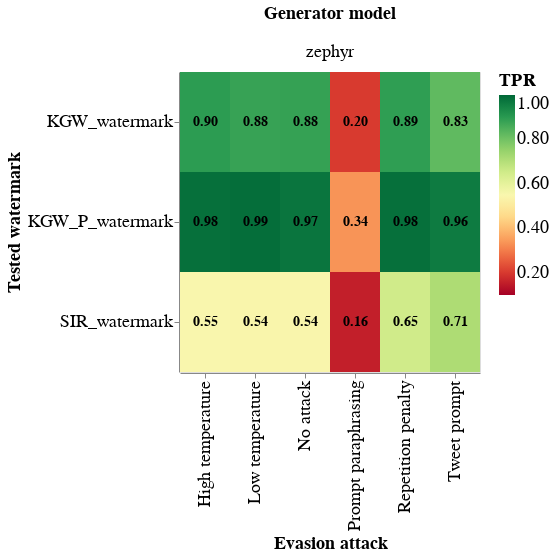

Notebook source saved alongside this figure:
### Code cell
# rename column "tp_rate_at_given_threshold" to "TPR"
attack_df = attack_df.rename(columns={"tp_rate_at_given_threshold": "TPR"})
attack_df["chat_model"] = chat_model

# rename detector names
detector_name_to_short_name = {"watermark_detector_KGW": "KGW_watermark",
                               "watermark_detector_KGW_P": "KGW_P_watermark",
                                 "watermark_detector_SIR": "SIR_watermark"}

attack_short_names = {"no_attack": "No attack",
                        "low_temp_attack": "Low temperature",
                        "high_temp_attack": "High temperature",
                        "repetition_penalty_attack": "Repetition penalty",
                        "tweet_prompt_attack": "Tweet prompt",
                        "prompt_paraphrasing_attack": "Prompt paraphrasing"
                        }


# add column detector_short_name
attack_df["detector_short_name"] = attack_df["detector"].apply(lambda x: detector_name_to_short_name[x])
attack_df["attack_short_name"] = attack_df["attack"].apply(lambda x: attack_short_names[x])


# keep unique rows. This is very important for vega altair, otw. blurry plots
attack_df = attack_df.drop_duplicates(subset=["detector", "attack", "TPR", "chat_model"])


heatmap = alt.Chart(attack_df).mark_rect().encode(
    alt.X('attack_short_name:N', sort="x", title="Evasion attack"),
    alt.Y('detector_short_name:N', sort=None, title="Tested watermark"),
    alt.Color('TPR:Q').scale(scheme='redyellowgreen', domain=[0.1, 1]),
    #alt.Row("trained_on_dataset:N", title="Dataset used for training"),
).properties(
    width=300,
    height=300
)


heatmap_text = alt.Chart(attack_df).mark_text(baseline='middle').encode(
    alt.X('attack_short_name:N', sort=None, title="Evasion attack"),
    alt.Y('detector_short_name:N', sort=None, title="Tested watermark"),
    text='TPR:Q',
    color=alt.condition(
        alt.datum.accuracy > 0.0,
        alt.value('black'),
        alt.value('white')
    )
).properties(
    width=300,
    height=300      
)

chart = alt.layer(heatmap, heatmap_text).facet(
    column=alt.Column("chat_model:N", title="Generator model")
).configure(
    numberFormat='0.2f'
).configure_axis(
    labelFontSize=18,
    titleFontSize=18
).configure_legend(
    labelFontSize=18,
    titleFontSize=18,
    titleLimit=0
).configure_header(
    titleFontSize=18,
    labelFontSize=18
).configure_text(
    fontSize=14,
    font="Arial",
    fontWeight="bold"
)

chart.save("notebooks/plots/heatmap_all_attacks.png")
chart
